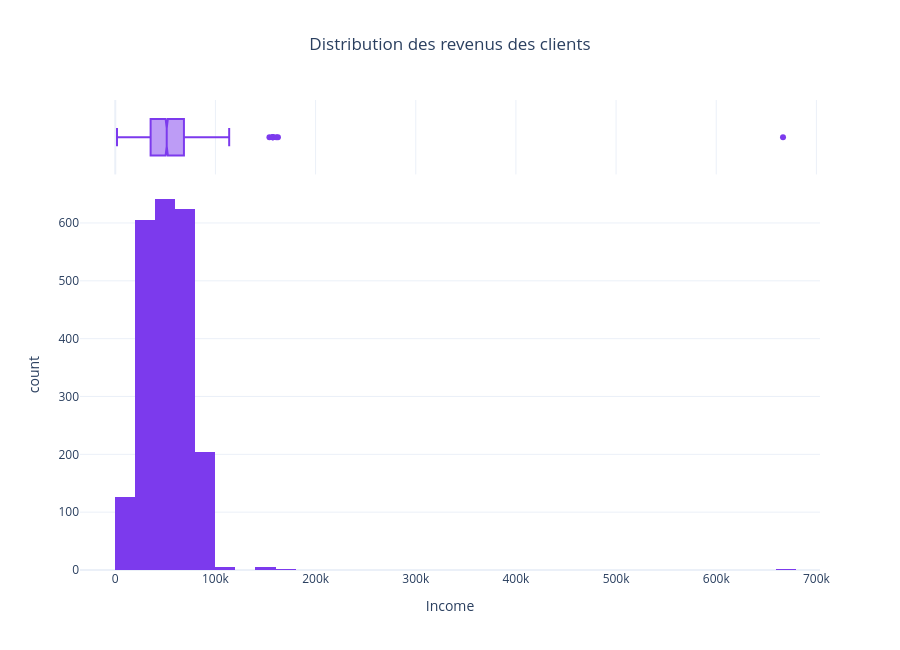

Write notebook code for a chart like this one.
### Markdown cell above
<div style="
    display:inline-block;
    border-left:5px solid #06B6D4;
    background:#ECFEFF;
    padding:10px 14px;
    border-radius:10px;
    font-family:Segoe UI;
    margin-top:15px;
    margin-bottom:10px;
    box-shadow:0 2px 8px rgba(15,23,42,0.06);
">

<h3 style="
    margin:0;
    color:#0F172A;
    font-size:18px;
    font-weight:600;
">
 •	Analyse des revenus
</h3>

</div>

### Code cell
# ============================================
# DISTRIBUTION DES REVENUS
# ============================================

fig = px.histogram(
    df,
    x="Income",
    nbins=50,
    marginal="box",
    color_discrete_sequence=["#7C3AED"],
    title="Distribution des revenus des clients"
)

fig.update_layout(
    template="plotly_white",
    height=650,
    title_x=0.5
)

fig.show()

### Figure 1 — Plotly figure (JSON) as saved in the notebook; plotly's stock layout.template omitted (floating-point values rounded to 4 significant figures; data arrays with more than 128 entries replaced by an {"elided": "..."} marker saying what was removed)
{"data": [{"bingroup": "x", "hovertemplate": "Income=%{x}<br>count=%{y}<extra></extra>", "legendgroup": "", "marker": {"color": "#7C3AED", "pattern": {"shape": ""}}, "name": "", "nbinsx": 50, "orientation": "v", "showlegend": false, "type": "histogram", "x": {"elided": "2240 float values"}, "xaxis": "x", "yaxis": "y"}, {"hovertemplate": "Income=%{x}<extra></extra>", "legendgroup": "", "marker": {"color": "#7C3AED"}, "name": "", "notched": true, "showlegend": false, "type": "box", "x": {"elided": "2240 float values"}, "xaxis": "x2", "yaxis": "y2"}], "layout": {"barmode": "relative", "height": 650, "legend": {"tracegroupgap": 0}, "title": {"text": "Distribution des revenus des clients", "x": 0.5}, "xaxis": {"anchor": "y", "domain": [0, 1], "title": {"text": "Income"}}, "xaxis2": {"anchor": "y2", "domain": [0, 1], "matches": "x", "showgrid": true, "showticklabels": false}, "yaxis": {"anchor": "x", "domain": [0, 0.8316], "title": {"text": "count"}}, "yaxis2": {"anchor": "x2", "domain": [0.8416, 1], "matches": "y2", "showgrid": false, "showline": false, "showticklabels": false, "ticks": ""}}}
